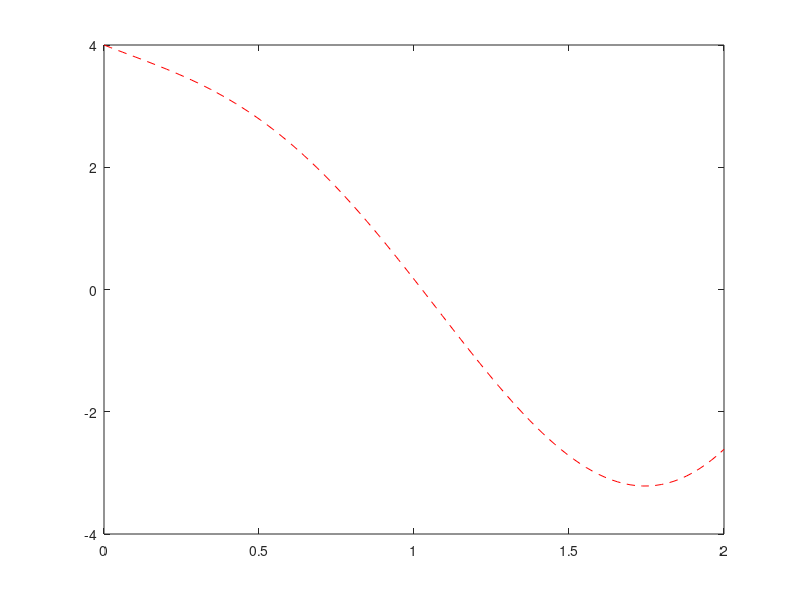

The MATLAB script that drew this image:
% cree un script para graficar f (z) = 2zcos(2z) + (z - 2)^2 en el intervalo
% 0, 2

x = linspace (0, 2, 100);

%Note como se define un funcion anonima
f = @(z) 2*z.*cos(2*z) + (z - 2).^2; % la operacion punto es para hacer la opercion consecuente entrada por entrada

y = f(x);

plot (x, y, "--r");
    